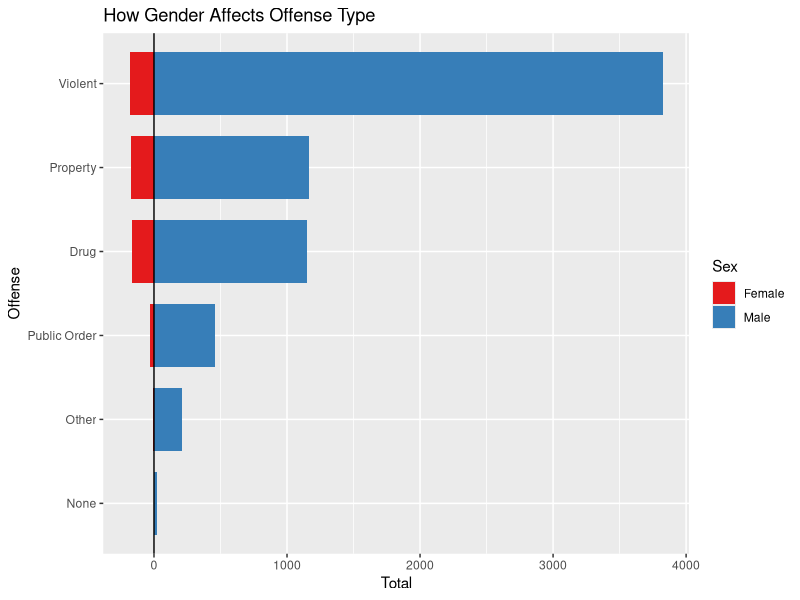
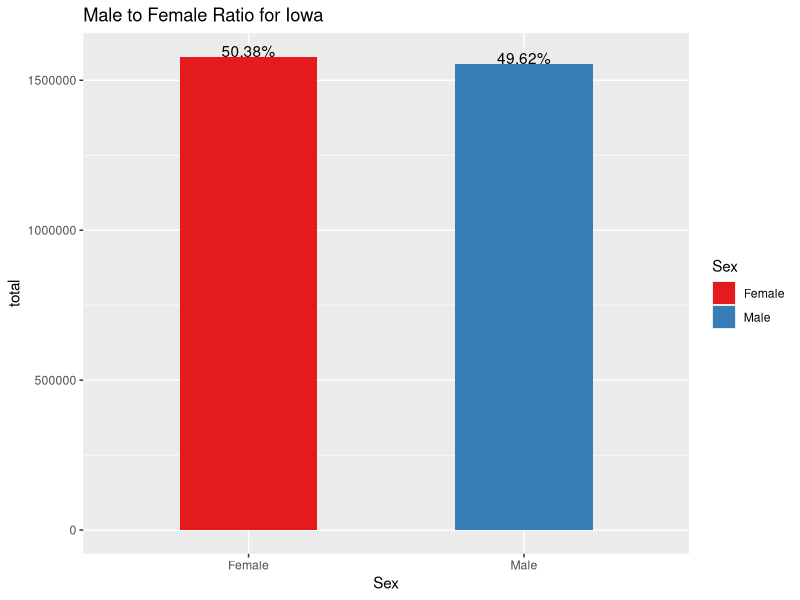
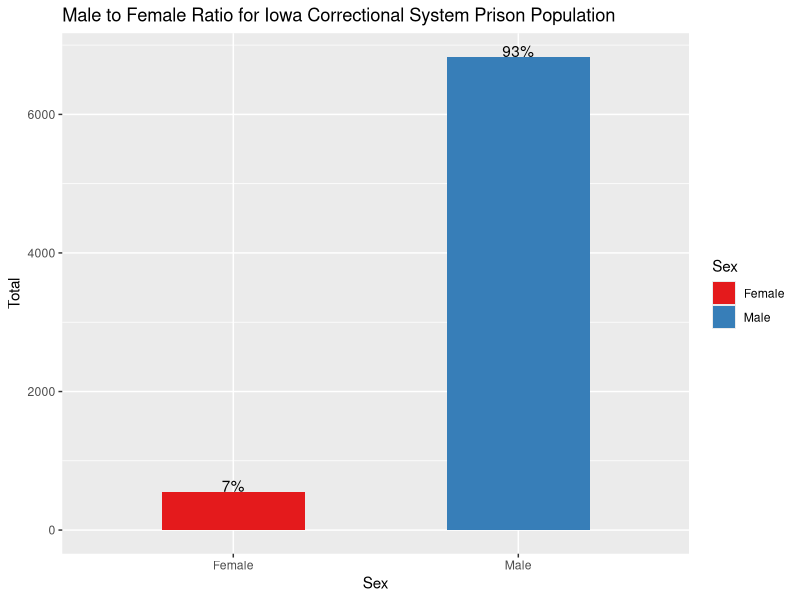

These figures' R source, in order:
## ---- chunk 1
knitr::opts_chunk$set(echo = TRUE)
library(lubridate)
library(tidyverse)
library(scales)
## ---- chunk 2
data <- readr::read_csv('Current_Iowa_Correctional_System_Prison_Population.csv')
## ---- chunk 3
offenses <- data%>%
  group_by(`Offense Type`, Sex)%>%
  summarise(Total = n(), .groups = 'drop')

offenses

offenses <- offenses %>%
  mutate(Total = ifelse(Sex == "Male",Total,-1*Total))
breaks_values <- pretty(offenses$Total)
ggplot(data = offenses, aes(x=reorder(`Offense Type`, Total), y = Total, fill=Sex))+
  geom_bar(stat = "identity", width = 0.75)+
  coord_flip()+
  scale_y_continuous(breaks = breaks_values, labels = abs(breaks_values))+ 
  scale_fill_brewer(palette = "Set1")+
  geom_hline(yintercept = 0)+
  ggtitle("How Gender Affects Offense Type")+
  xlab("Offense")
## ---- chunk 4
gender <- readr::read_csv('IowaData.csv', col_names = TRUE)
gender <- gender%>%
  rename(Male = S0101_C03_001E, Female = S0101_C05_001E)%>%
  select(Male, Female)
keep = c(FALSE, TRUE)
gender <- gender[keep,]
gender$Male <- as.numeric(gender$Male)
gender$Female <- as.numeric(gender$Female)

gender <- gender %>%
  pivot_longer(cols = c(Male, Female), names_to = "Sex", values_to = "total")%>%
  mutate(Percent = label_percent()(total/sum(total)))
  
sex <- data%>%group_by(Sex)%>%
  summarise(Total=n(), .groups = 'drop')%>%
  mutate(Percent = label_percent()(Total/sum(Total)))

ggplot(gender, aes(x=Sex, y=total, fill=Sex))+
  geom_bar(stat='identity', width = .5)+ 
  scale_fill_brewer(palette = "Set1")+
  ggtitle("Male to Female Ratio for Iowa")+
  geom_text(aes(label=Percent), vjust=0)

ggplot(sex, aes(x=Sex, y=Total, fill=Sex))+
  geom_bar(stat='identity', width = .5)+ 
  scale_fill_brewer(palette = "Set1")+
  ggtitle("Male to Female Ratio for Iowa Correctional System Prison Population")+
  geom_text(aes(label=Percent), vjust=0)
